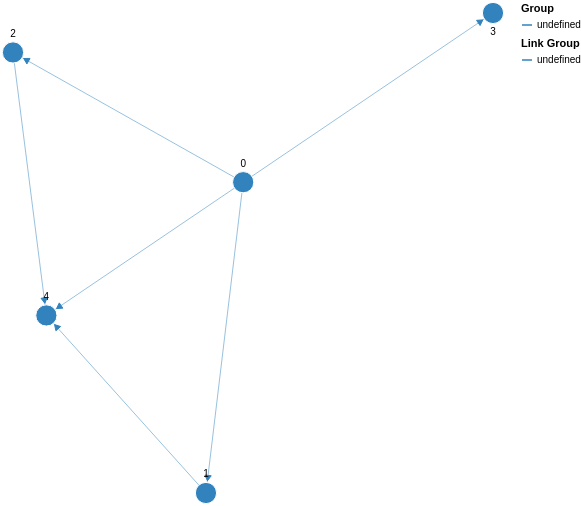

Source (Vega-Lite JSON):
### Vega specification from a JSON file in a GitHub repository (floating-point values rounded to 4 significant figures)
{"$schema": "https://vega.github.io/schema/vega/v5.json", "description": "A node-link diagram with force-directed layout.", "width": 500, "height": 500, "padding": 0, "signals": [{"name": "cx", "update": "width / 2"}, {"name": "cy", "update": "height / 2"}, {"name": "nodeRadius", "value": 15}, {"name": "nodeCharge", "value": -80}, {"name": "linkDistance", "value": 80}, {"description": "State variable for active node fix status.", "name": "fix", "value": false, "on": [{"events": "symbol:mouseout[!event.buttons], window:mouseup", "update": "false"}, {"events": "symbol:mouseover", "update": "fix || true"}, {"events": "[symbol:mousedown, window:mouseup] > window:mousemove!", "update": "xy()", "force": true}]}, {"description": "Unfix node", "name": "reset", "value": null, "on": [{"events": "symbol:dblclick", "update": "item().datum"}]}, {"description": "Graph node most recently interacted with.", "name": "node", "value": null, "on": [{"events": "symbol:mouseover", "update": "fix === true ? item() : node"}]}, {"description": "Flag to restart Force simulation upon data changes.", "name": "restart", "value": false, "on": [{"events": {"signal": "fix"}, "update": "fix && fix.length"}, {"events": {"signal": "reset"}, "update": "true"}]}], "scales": [{"name": "color", "type": "ordinal", "domain": {"data": "node-data", "field": "group"}, "range": {"scheme": "category20c"}}, {"name": "colorlink", "type": "ordinal", "domain": {"data": "link-data", "field": "group"}, "range": {"scheme": "category20c"}}, {"name": "xscale", "domain": {"data": "node-data", "field": "inputX"}, "range": [10, {"signal": "width - 10"}]}, {"name": "yscale", "domain": {"data": "node-data", "field": "inputY"}, "range": [10, {"signal": "height - 10"}]}], "legends": [{"title": "Group", "stroke": "color", "symbolType": "stroke"}, {"title": "Link Group", "stroke": "colorlink", "symbolType": "stroke"}], "marks": [{"name": "nodes", "type": "symbol", "zindex": 1, "from": {"data": "node-data"}, "transform": [{"type": "force", "iterations": 300, "restart": {"signal": "restart"}, "static": true, "signal": "force", "forces": [{"force": "center", "x": {"signal": "cx"}, "y": {"signal": "cy"}}, {"force": "collide", "radius": {"signal": "nodeRadius"}}, {"force": "nbody", "strength": {"signal": "nodeCharge"}}, {"force": "link", "links": "link-data", "distance": {"signal": "linkDistance"}}]}], "encode": {"enter": {"fill": {"scale": "color", "field": "group"}, "stroke": {"value": "white"}}, "update": {"size": {"signal": "2 * nodeRadius * nodeRadius"}, "cursor": {"value": "pointer"}, "fx": {"signal": "datum.interactionX == null ? scale('xscale', datum.inputX) : datum.interactionX"}, "fy": {"signal": "datum.interactionY == null ? scale('yscale', datum.inputY) : datum.interactionY"}}}}, {"type": "text", "name": "labels", "from": {"data": "nodes"}, "zindex": 2, "interactive": false, "transform": [{"type": "label", "avoidMarks": ["nodes"], "anchor": ["top", "bottom", "right", "left"], "offset": [1], "size": {"signal": "[width + 60, height]"}}], "encode": {"enter": {"fill": {"value": "black"}, "align": {"value": "center"}, "baseline": {"value": "middle"}, "fontSize": {"value": 10}, "text": {"field": "datum.label"}}, "update": {"x": {"field": "x"}, "y": {"field": "y"}}}}, {"type": "path", "from": {"data": "link-data"}, "interactive": false, "encode": {"update": {"stroke": {"scale": "colorlink", "field": "group"}, "strokeWidth": {"value": 0.5}}}, "transform": [{"type": "linkpath", "require": {"signal": "force"}, "shape": "line", "sourceX": "datum.source.x", "sourceY": "datum.source.y", "targetX": "datum.target.x", "targetY": "datum.target.y"}]}, {"name": "arrows", "type": "symbol", "from": {"data": "link-data"}, "zindex": {"value": 40}, "encode": {"enter": {"fill": {"scale": "colorlink", "field": "group"}, "stroke": {"scale": "colorlink", "field": "group"}, "shape": {"value": "triangle-right"}, "size": {"value": 40}}, "update": {"x": {"field": "target.x"}, "y": {"field": "target.y"}}, "hover": {"opacity": {"value": 1}}}, "transform": [{"type": "formula", "as": "tan", "expr": "atan2((datum.datum.target.y-datum.datum.source.y),(datum.datum.target.x-datum.datum.source.x))"}, {"type": "formula", "as": "angle", "expr": "datum.tan*180/PI"}, {"type": "formula", "as": "y", "expr": "datum.datum.target.y - nodeRadius*sin(datum.tan)"}, {"type": "formula", "as": "x", "expr": "datum.datum.target.x - nodeRadius*cos(datum.tan)"}]}], "data": [{"name": "node-data", "values": [{"attribution": ["A", "C", "D", "B"], "label": 0, "id": 0, "inputX": 0.1465, "inputY": -0.07978, "fx": null, "fy": null}, {"attribution": ["B", "C", "A"], "label": 1, "id": 1, "inputX": 0.01933, "inputY": 0.7742, "fx": null, "fy": null}, {"attribution": ["A", "B", "C"], "label": 2, "id": 2, "inputX": -0.6399, "inputY": -0.4362, "fx": null, "fy": null}, {"attribution": ["C", "D"], "label": 3, "id": 3, "inputX": 1.0, "inputY": -0.5447, "fx": null, "fy": null}, {"attribution": ["D", "A"], "label": 4, "id": 4, "inputX": -0.5259, "inputY": 0.2864, "fx": null, "fy": null}], "on": [{"trigger": "fix.length == 2", "modify": "node.datum", "values": "{interactionX: fix[0], interactionY: fix[1]}"}, {"trigger": "reset", "modify": "reset", "values": "{interactionX: null, interactionY: null}"}]}, {"name": "link-data", "values": [{"attribution": ["C", "A"], "source": 0, "target": 1}, {"attribution": ["A"], "source": 0, "target": 2}, {"attribution": ["D"], "source": 0, "target": 3}, {"attribution": ["A", "D", "C"], "source": 0, "target": 4}, {"attribution": ["C", "D", "B", "A"], "source": 1, "target": 4}, {"attribution": ["C", "B", "A", "D"], "source": 2, "target": 4}]}]}
